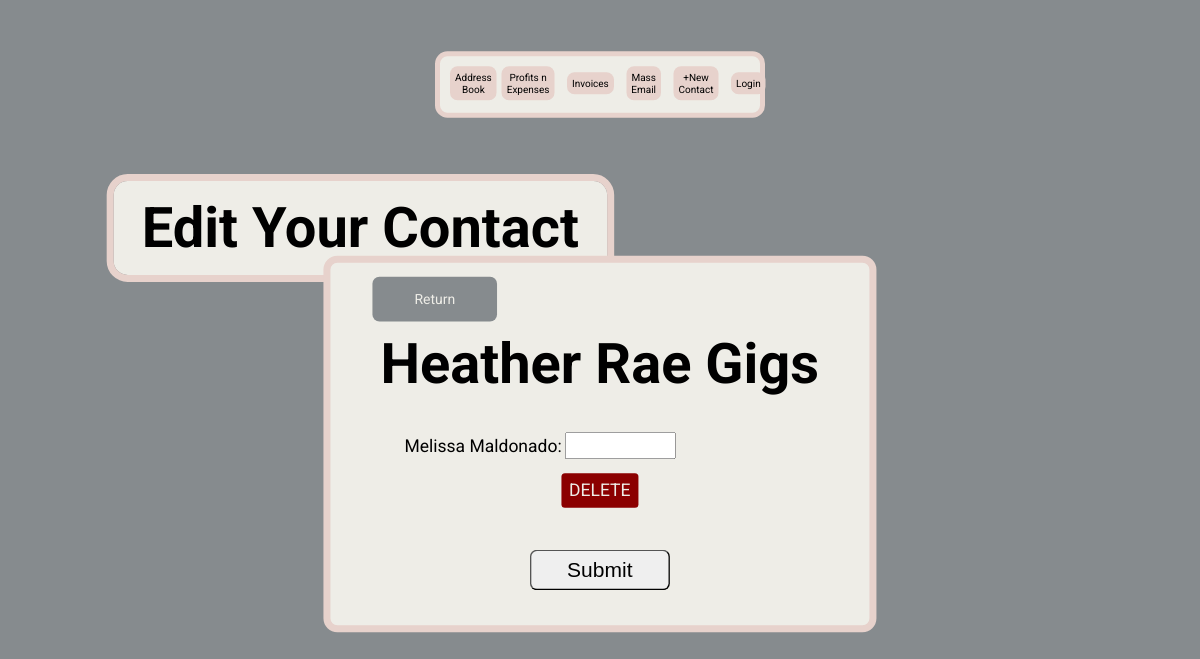
Before: /edit-field/1/contact_person with the older database file.
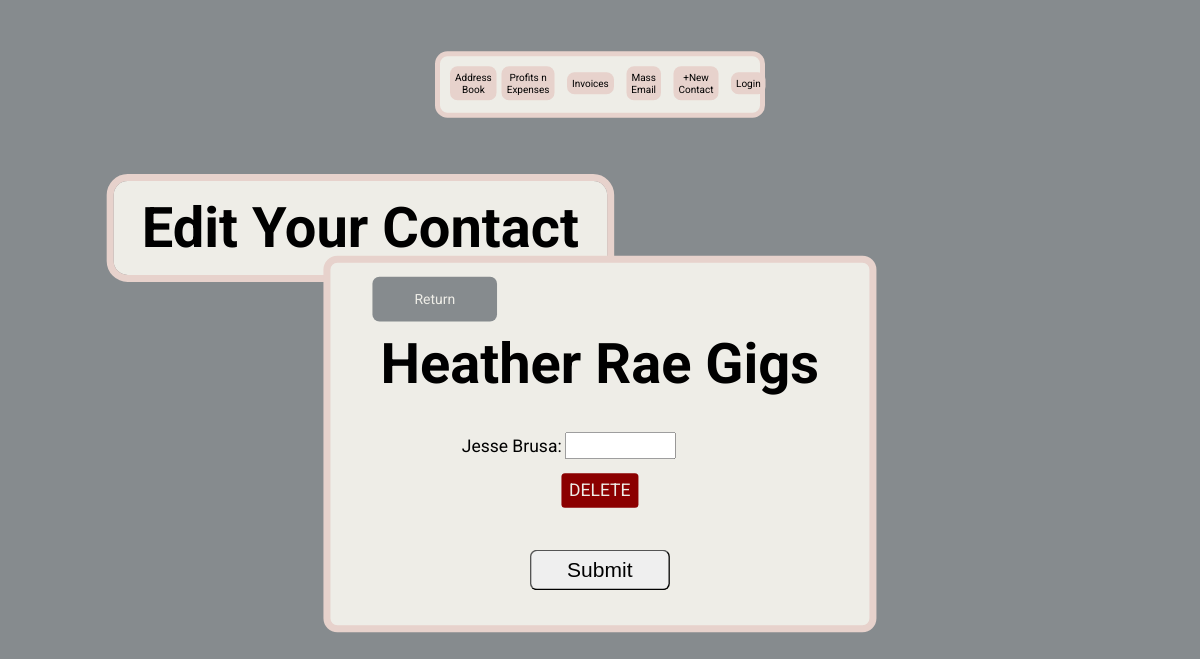
After: the same page with the newer database file.
### main.py (models this page shows)
class ContactTable(db.Model):
    __tablename__ = 'contact_table'
    id = db.Column(db.Integer, primary_key=True)
    contact_person = db.Column(db.String(250), nullable=False)
    data_base_id = db.Column(db.Integer, db.ForeignKey('database.id'))

### main.py (the view)
@app.route('/edit-field/<int:id>/<field>', methods=['GET', 'POST'])
def edit_field(id, field):
    facility = DataBase.query.filter_by(id=id).first()
    form = AddressBookForm()
    venue = last_item(compare_field_return_data('facility', field, facility.facility))
    if 'contact_person' == field:
        contacts = return_table_list(facility.contact_person)
    else:
        contacts = None
    if 'distance_time' == field:
        distance_hour = facility.distance_hour
        distance_min = facility.distance_min
    else:
        distance_hour = None
        distance_min = None
    location_img = compare_field_return_data('location_img', field, facility.location_img_url)
    address = compare_field_address('address', field, facility.street, facility.town,
                                    facility.state, facility.zip_code)
    if 'phone_number' == field:
        phone_numbers = return_table_list(facility.phone_number)
    else:
        phone_numbers = None
    if 'email' == field:
        emails = return_table_list(facility.email)
        mass_email = facility.mass_email
    else:
        emails = None
        mass_email = None
    if 'preferred_day_time' == field:
        days_times = [[day_time.id, day_time.day, day_time.time] for day_time in facility.preferred_day_time]
    else:
        days_times = None
    if 'venue_type' == field or 'performance_type' == field or 'duration_list' == field:
        venue_box = True
        venue_types = return_table_list(facility.venue_type)
        performance_types = return_table_list(facility.performance_type)
        duration_list = [[hour_min.hour, hour_min.minute, hour_min.id] for hour_min in facility.duration]
    else:
        venue_box = None
        venue_types = None
        performance_types = None
        duration_list = None
    if 'date_price' == field:
        price_date_list = [[price_date.price, price_date.date, price_date.id] for price_date in facility.price_date]
    else:
        price_date_list = None
    if 'set_list' == field:
        setlist = return_list(facility.setlist, 'setlist')
        setlist_true = True
    else:
        setlist = None
        setlist_true = None
    if 'market_date' == field:
        market_date_table = return_list(facility.marketing, 'date')
        if market_date_table:
            market_date_list = []
            date_list = []
            facility_marketing = facility.marketing
            for date in market_date_table:
                if date not in date_list:
                    materials = [item.material for item in facility_marketing if item.date == date]
                    url_date = format_url_date(date)
                    market_date_list.append([materials, date, url_date])
                    date_list.append(date)
    else:
        market_date_list = None
    if 'comments' == field:
        comments = facility.comments
    else:
        comments = None
    if 'feedback' == field:
        feedback_list = facility.feedback
    else:
        feedback_list = None
    if 'testimonial' == field:
        testimonials = facility.testimonials
    else:
        testimonials = facility.testimonials
    return render_template('edit-field.html', id=id, facility=facility, form=form, field=field, venue=venue, contacts=contacts,
                           distance_hour=distance_hour, distance_min=distance_min, setlist_true=setlist_true,
                           phone_numbers=phone_numbers, location_img=location_img, address=address, emails=emails, mass_email=mass_email, days_times=days_times,
                           venue_types=venue_types, venue_type_list=venue_type_list, performance_types=performance_types,
                           performance_type_list=performance_type_list, duration_list=duration_list, venue_box=venue_box, price_date_list=price_date_list,
                           weekdays=weekdays,
                           setlist=setlist, market_date_list=market_date_list,
                           comments=comments, feedback_list=feedback_list,
                           feedback_list_items=feedback_list_items,
                           testimonials=testimonials)

### resources.py (called while the page is built)
def return_table_list(facility_object):
    if facility_object:
        return [item for item in facility_object]
    else:
        return None

def compare_field_return_data(correct_field, field, facility_object):
    if correct_field == field:
        if facility_object is None:
            return None
        elif '~' in facility_object:
            return facility_object.split('~')
        else:
            return [facility_object]
    else:
        return None

def compare_field_address(correct_field, field, street, town,
                          state, zip_code):
    if correct_field == field:
        return [street, town, state, zip_code]
    else:
        return None

def last_item(list):
    if list:
        return list[-1]
    else:
        return None

### templates/edit-field.html (shortened to what this page needs)
{% include 'header.html' %}
{% import "bootstrap/wtf.html" as wtf %}
<body>
    <h1 class="gigs editGigs">Edit Your Contact</h1>
    <form method="POST" action="{{ url_for('commit_edit', id=facility.id, field=field) }}" enctype="multipart/form-data">
        <div class="formContainerColumn">
            <div class="returnContainer">
                <a href="{{ url_for('facility_page', id=facility.id) }}">Return</a>
            </div>
            <h1 class="contactH1">Heather Rae Gigs</h1>
            <div class="formContainer">
                {% if contacts %}
                    {% for contact in contacts %}
                        <div class="formRow contactDelete">
                            <label class="leftItem">{{ contact.contact_person }}:</label>
                            <input type="text" class="inputField" name="contact_{{ contact.id }}">
                        </div>
                        <a class="delete" href="{{ url_for('delete_data', id=facility.id, field='contact_person', data=contact.id) }}">DELETE</a>
                    {% endfor %}
                {% endif %}
            </div>
            {% if date_market or testimonials_list or comments%}
            {% else %}
                {{ form.submit(class_='submitButton') }}
            {% endif %}
        </div>
    </form>
</body>

Changed rows visible on the page:
changed ContactTable: contact_person "Melissa Maldonado" → "Jesse Brusa"
